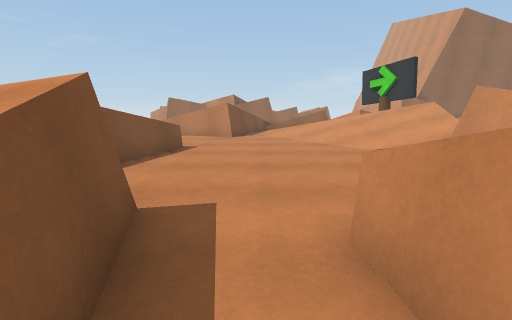
view 1 (above)

24 first-person views from a walk through a 3-D level made in the Unity game engine. The camera is 1.2 m above the floor, tilts 10° down and sees 85° across. The floor is counted in squares, 1 m on a side. Each view is taken from the middle of a square. On the plan, view 1 faces up. The plan holds only what a view shows up to about 13 squares ahead; the rest is blank. The place goes on beyond the plan. The player character is not drawn. Surface patterns are stand-ins for the level's own textures.

view 2
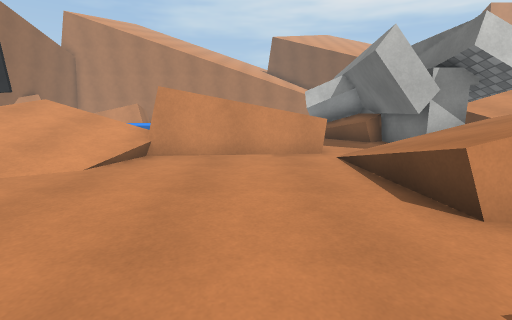

view 3
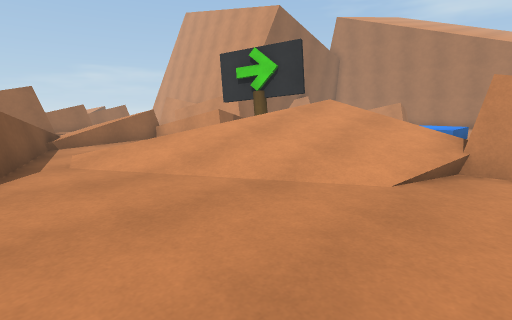

view 4
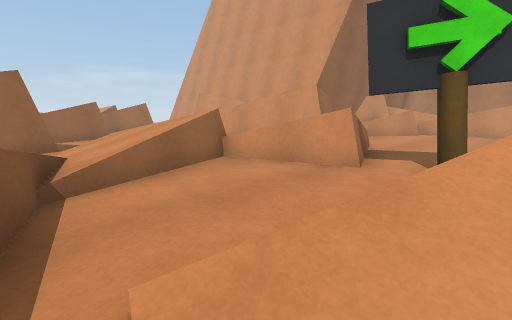

view 5
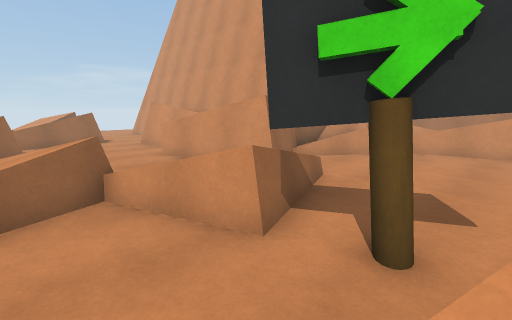

view 6
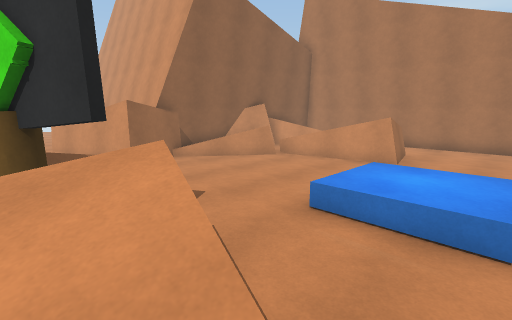

view 7
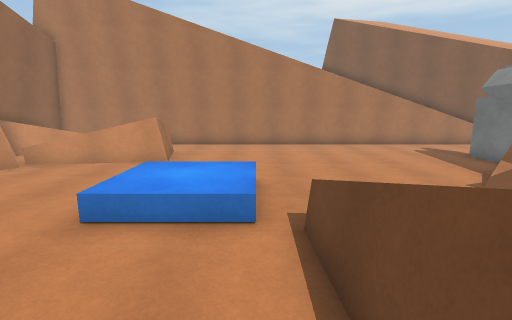

view 8
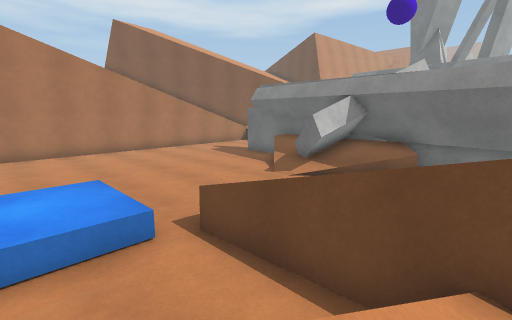

view 9
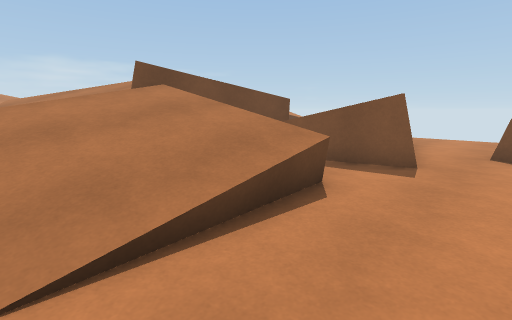

view 10
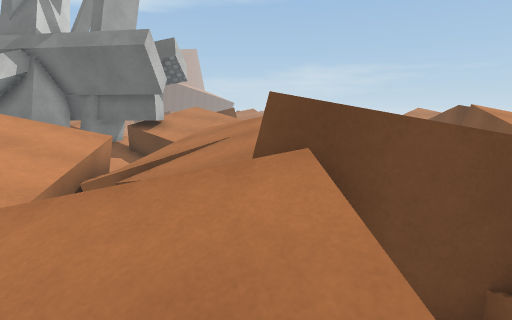

view 11
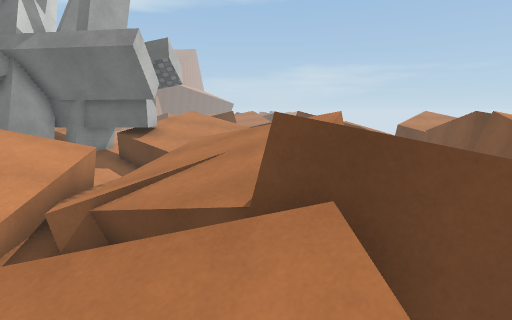

view 12
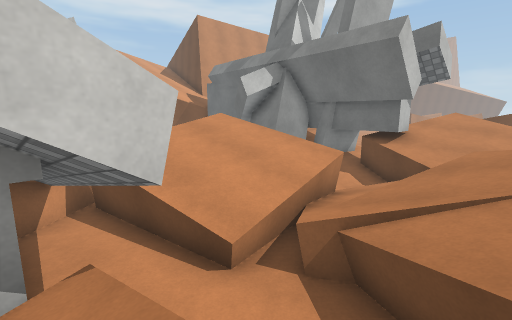

view 13
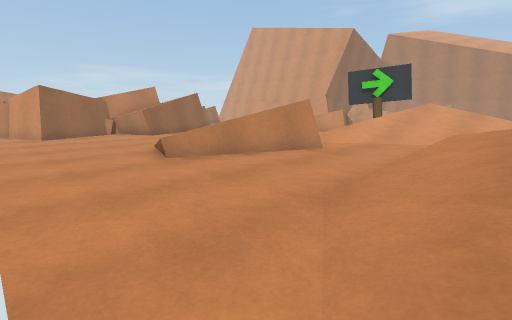

view 14
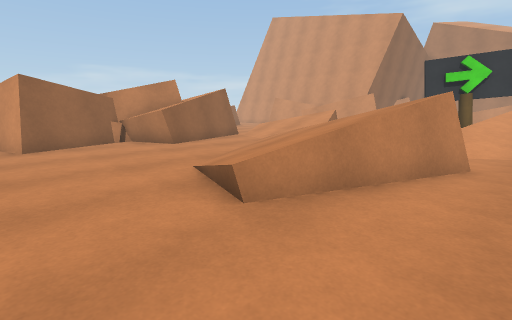

view 15
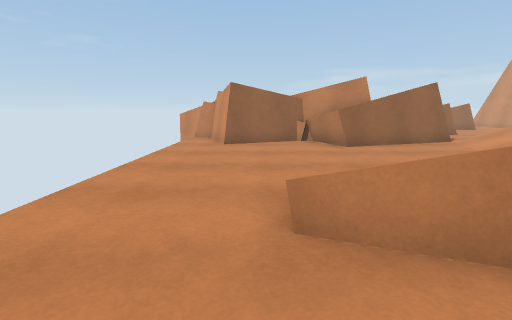

view 16
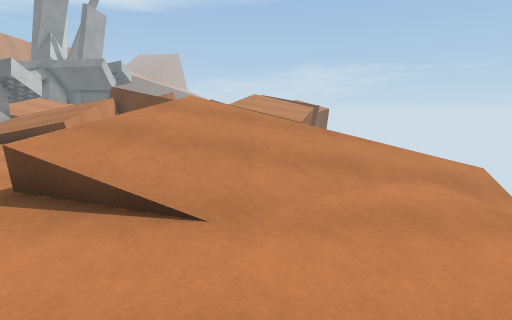

view 17
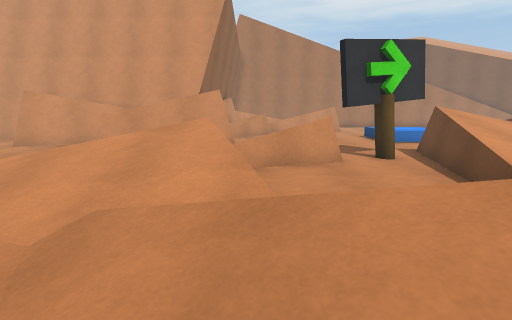

view 18
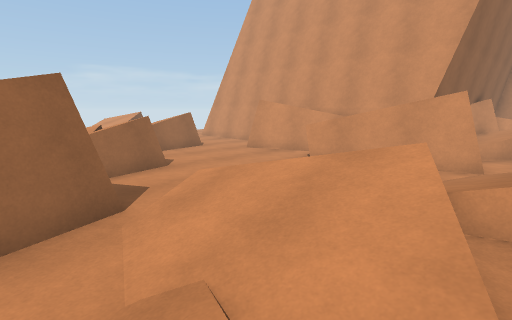

view 19
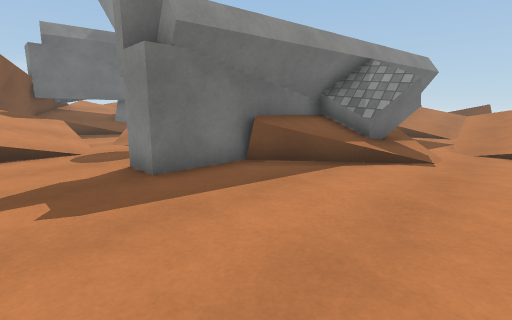

view 20
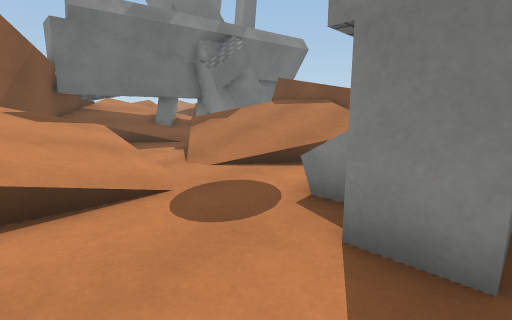

view 21
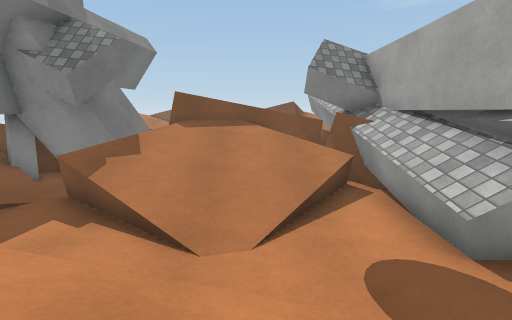

view 22
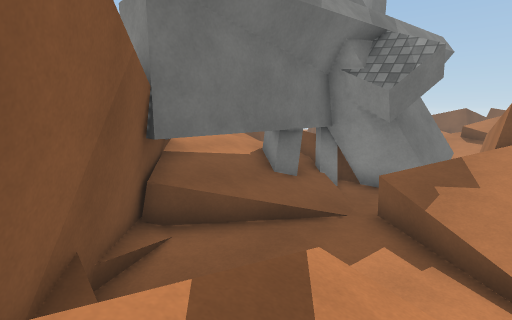

view 23
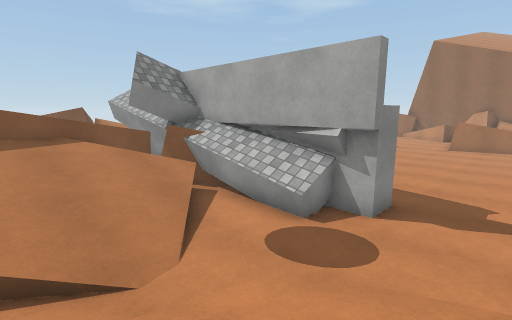

view 24
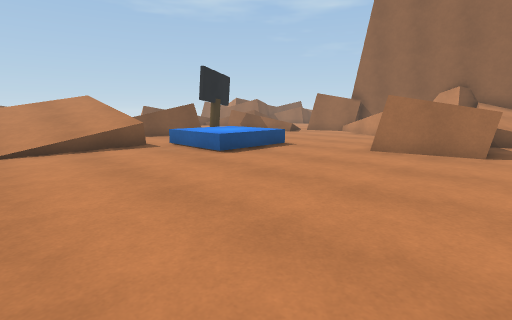

### Floor plan
Key: @ floor where view 1 was taken; # wall or solid block; x gap in a wall; . main floor; : floor 0.5 m higher than the main floor; + floor 0.75 m higher than the main floor; * floor 1 m higher than the main floor; / step, stairs or slope; = window, fence, low wall or low ledge; ^ raised ledge; v drop or lower ground; S sign; O other object.
Columns run from 10 left of view 1 to 20 right of it. Each row starts with its distance up from view 1.
 27              ^ ....##
 26             ^^#.....#
 25  ##         ........##^
 24   .x  =     ... ...^ ^^
 23   .#==^^ ^##./  ...^  #
 22   .....^##../// ...^  #
 21   ..........//=    #^ ###
 20   ........./////   .###  ^^###
 19   ......./////=//////..^^^^#=/
 18   .....///////.=////....^^^#=/
 17   .../////=....// ///.....=  /
 16   .../////=.....#=........= x/
 15   .../////......S.........## +.
 14   ....=//=./#/..SS.........# *.
 13   ....../=.////==..........#==.
 12   ..........//////=..///.......
 11  ............/////...:::.......
 10  /.../.......////=...:::.......
  9 ////////......////...///.......
  8 ///////=......./#=v==..........
  7 ///////=........#////..........
  6  v=////.........=////..........
  5      =#.........=////..........
  4   ..............=////..........
  3   .....===..=//.=///.///.......
  2   ..===##=.=/////.../#^=/......
  1          =.v////##.==##OO=.....
  0          =@v////############...
 -1        #^#. ////############...
 -2          ^##v^^^#^####^^^^^....
 -3            #^^ ^^^^^^#^//......
 -4             ^^^^^^^^^^^///..///
 -5             ^^^^^^^^^^/////.///
 -6             ^^^^^^^^^^/////.///
 -7      #      ^^^^^^^^^^/////.///
 -8      #      ^^^^^^^^## //=..///
 -9     ##       ^^^^^  ###.=#....#
-10     #          ^^^^ ^##.//....#
-11    ##          ^^^^^###////..##
-12    #^         ^^^##########=##

Positions as (right, up) in squares from view 1, and headings:
1: (0, 0), facing up
2: (-2, 5), facing right
3: (-1, 7), facing up-right
4: (0, 13), facing up-right
5: (3, 13), facing up-right
6: (6, 9), facing up-right
7: (6, 9), facing right
8: (6, 11), facing down-right
9: (5, 5), facing down-left
10: (2, 1), facing down
11: (2, 0), facing down
12: (3, -1), facing down-right
13: (-9, 8), facing up-right
14: (-8, 12), facing up-right
15: (-6, 12), facing up
16: (-6, 13), facing down
17: (-2, 18), facing right
18: (0, 18), facing up-right
19: (20, 5), facing down-left
20: (20, 0), facing down-left
21: (20, -5), facing left
22: (20, -7), facing down-left
23: (20, -7), facing up-left
24: (20, 4), facing up-left
